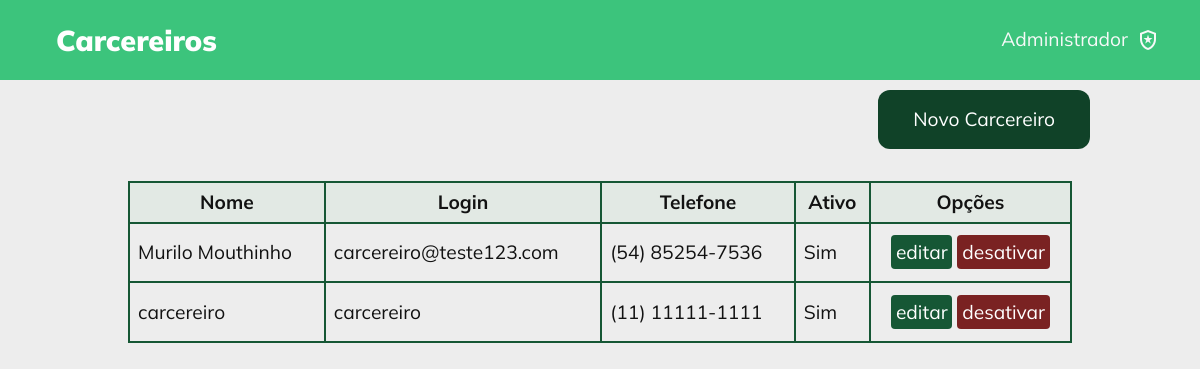
Page /src/listarCarcereiros/index.php (signed in) on the committed database.
### tables this page shows
CREATE TABLE IF NOT EXISTS `usuario` (
  `idUsuario` int(11) NOT NULL AUTO_INCREMENT,
  `idFuncao` int(11) NOT NULL,
  `login` varchar(100) NOT NULL,
  `senha` varchar(200) NOT NULL,
  `nome` varchar(100) NOT NULL,
  `telefone` varchar(50) DEFAULT NULL,
  `ativo` tinyint(1) NOT NULL,
  PRIMARY KEY (`idUsuario`),
  UNIQUE KEY `login` (`login`),
  KEY `idFuncao` (`idFuncao`)
);

### src/db/MySQL.php (called while the page is built, shortened)
<?php
class MySQL{
	private $connection;
	public function __construct(){
		$this->connection = new \mysqli(HOST,USUARIO,SENHA,BANCO);
		$this->connection->set_charset("utf8");
	}
	public function consulta($sql){
		$result = $this->connection->query($sql);
		$data = array();
		while($item = mysqli_fetch_array($result)){
			$data[] = $item;
		}
		return $data;
		}
	}
?>

### src/classes/Usuario.php (called while the page is built, shortened)
<?php
class Usuario implements  ActiveRecord
{
    private int $idUsuario;
    private string $login;
    private string $nome;
    private string $telefone;
    private bool $ativo;
    public function setIdUsuario(int $idUsuario): void {
        $this->idUsuario = $idUsuario;
    }
    public function getIdUsuario(): int {
        return $this->idUsuario;
    }
    public function setNome(string $nome): void {
        $this->nome = $nome;
    }
    public function getNome(): string {
        return $this->nome;
    }
    public function setAtivo(bool $ativo): void {
        $this->ativo = $ativo;
    }
    public function getAtivo(): bool {
        return $this->ativo;
    }
    public function setLogin(string $login): void {
        $this->login = $login;
    }
    public function getLogin(): string {
        return $this->login;
    }
    public function setTelefone(string $telefone): void {
        $this->telefone = $telefone;
    }
    public function getTelefone(): string
    {
        return $this->telefone;
    }
    public static function findallPorFuncao(string $funcao): array
    {
        $connection = new MySQL();
        $sql = "SELECT * FROM usuario WHERE idFuncao = (SELECT idFuncao FROM funcao F WHERE F.nome = '$funcao')";
        $results = $connection->consulta($sql);
        $users = array();
        foreach($results as $result) {
            $user = new Usuario();
            $user->constructorCreate(
                    $result['idFuncao'],
                    $result['login'],
                    $result['senha'],
                    $result['nome'],
                    $result['telefone'],
                    $result['ativo']
            );
            $user->setIdUsuario($result['idUsuario']);
            $users[] = $user;
        }
        return $users;
    }
}

### src/listarCarcereiros/index.php (the view, shortened to what this page needs)
<?php
$carcereiros = Usuario::findallPorFuncao("Carcereiro");
?>
<!DOCTYPE html>
<html lang="pt-br">
<head>
    <link rel="stylesheet" href="../admin/styles.css">
    <link rel="stylesheet" href="../listarOrdensdePrisao/style.css">
    <link rel="stylesheet" href="https://cdnjs.cloudflare.com/ajax/libs/jquery-modal/0.9.1/jquery.modal.min.css" />
    <link rel="stylesheet" href="../assets/styles/reset.css">
    <link rel="stylesheet" href="../assets/styles/globalStyles.css">
    <link rel="stylesheet" href="../listarPoliciais/styles.css">
</head>
<body>
<div class="container">
    <div class="header">
        <a href="../listarCarcereiros">
            <div class="logo">
                Carcereiros
            </div>
        </a>
        <div class="user">
            <p>Administrador</p>
            <span class="material-symbols-outlined">
                </span>
        </div>
    </div>
    <div class="main-content">
        <div class='new-button-area'>
            <a href='new.php'>Novo Carcereiro</a>
        </div>
        <table>
            <tr>
                <th>Nome</th>
                <th>Login</th>
                <th>Telefone</th>
                <th>Ativo</th>
                <th>Opções</th>
            </tr>
            <?php
                if (count($carcereiros) > 0) {
                    foreach ($carcereiros as $carcereiro) {
                        echo "<tr>";
                        echo "<td>{$carcereiro->getNome()} </td>";
                        echo "<td>{$carcereiro->getLogin()}</td>";
                        echo "<td>{$carcereiro->getTelefone()}</td>";
                        if ($carcereiro->getAtivo()) {
                            echo "<td>Sim</td>";
                        } else {
                            echo "<td>Não</td>";
                        }
                        echo "<td class='opts'>".
                                "<a href='edit.php?id={$carcereiro->getIdUsuario()}'>editar</a> ".
                                "<a href='desativar.php?id={$carcereiro->getIdUsuario()}'>desativar</a> ".
                                "</td>";
                        echo "</tr>";
                    }
                }
            ?>
        </table>
    </div>
</div>
</body>
</html>

### src/listarOrdensdePrisao/style.css (style rules this page uses)
body { color: var(--white); background-color: var(--gray); }
.container { width: 100%; height: 100vh; }
.header { width: 100%; height: 80px; background-color: var(--primary); display: flex; justify-content: space-between; padding: 0 2.5rem 0 3rem; align-items: center; }
.logo, .user { display: flex; justify-content: center; align-items: center; }
.logo { font-size: 150%; font-weight: 900; }
.user { gap: .5rem; position: relative; }
.user > p { font-size: 120%; }
.main-content { padding: 80px 4rem 4rem 4rem; }

### src/assets/styles/globalStyles.css (style rules this page uses)
:root { --primary: #3CC47C; --primaryVariant: #2FBF77; --gray: #EDEDED; --gray2: #D9D9D9; --white: #fafafafa; --green: #165735; --darkGreen: #104228; --black: #000000; --blackOpacity: #00000035; --blue: blue; --yellow: yellow; --red: red; --main-font: "Mulish"; }
body { font-family: "Mulish"; }

### src/listarPoliciais/styles.css (style rules this page uses)
.main-content { display: flex; flex-direction: column; align-items: center; padding: 10px; }
.new-button-area { width: 100%; padding: 0 100px; display: flex; justify-content: right; }
.new-button-area a { text-decoration: none; color: #fff; background-color: #104228; padding: 20px 35px; border-radius: 12px; }
a, td, th { font-size: 1.2rem; padding: .6rem .5rem; }
table { border-collapse: collapse; width: 80%; margin: 2rem 0; }
table a { text-decoration: none; color: #fff; padding: .3rem; background-color: #165735; border-radius: 4px; }
th { font-weight: bolder; background-color: #008a390c; }
td { font-weight: 400; }
.opts { text-align: center; }
.opts :nth-child(2) { background-color: #7a2222; }
.opts a { line-height: 2; }
td,tr, th { border: 2px solid #165735; color: #121212; }
.header a { text-decoration: none; color: #fff; }

### rows in the picture
usuario: nome "Murilo Mouthinho", login "carcereiro@teste123.com", telefone "(54) 85254-7536", ativo "Sim"
usuario: nome "carcereiro", login "carcereiro", telefone "(11) 11111-1111", ativo "Sim"
